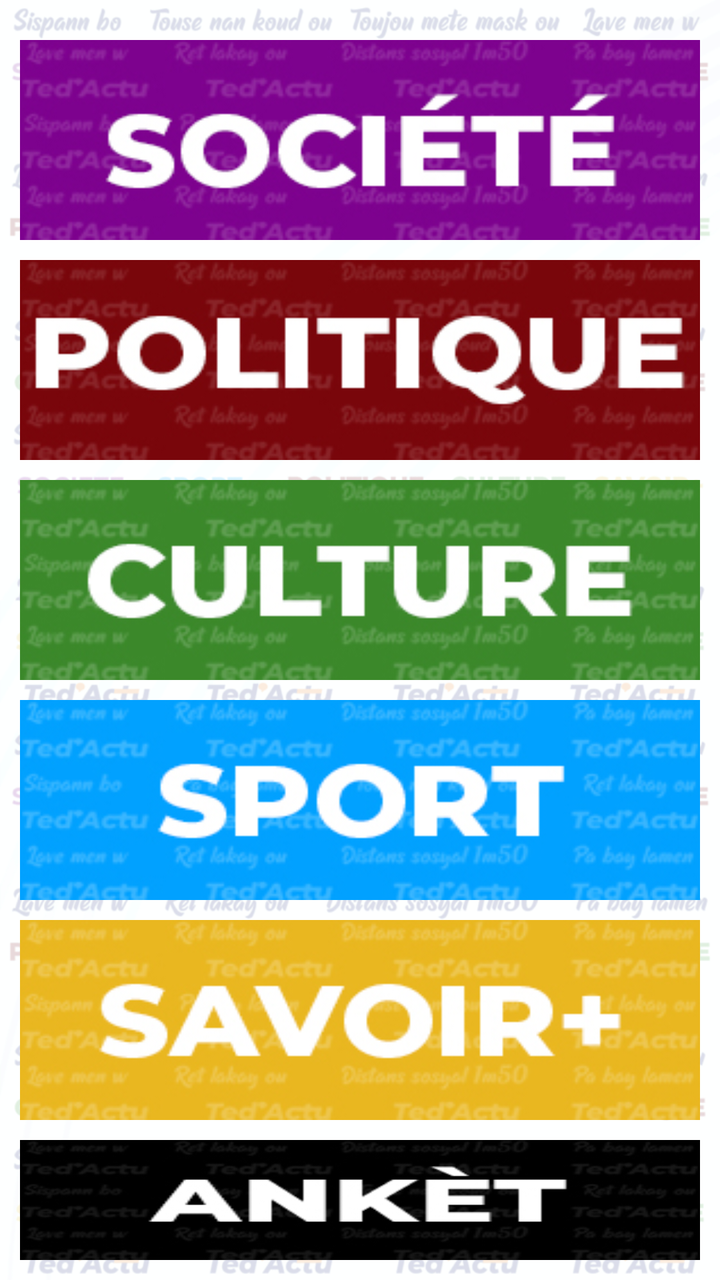
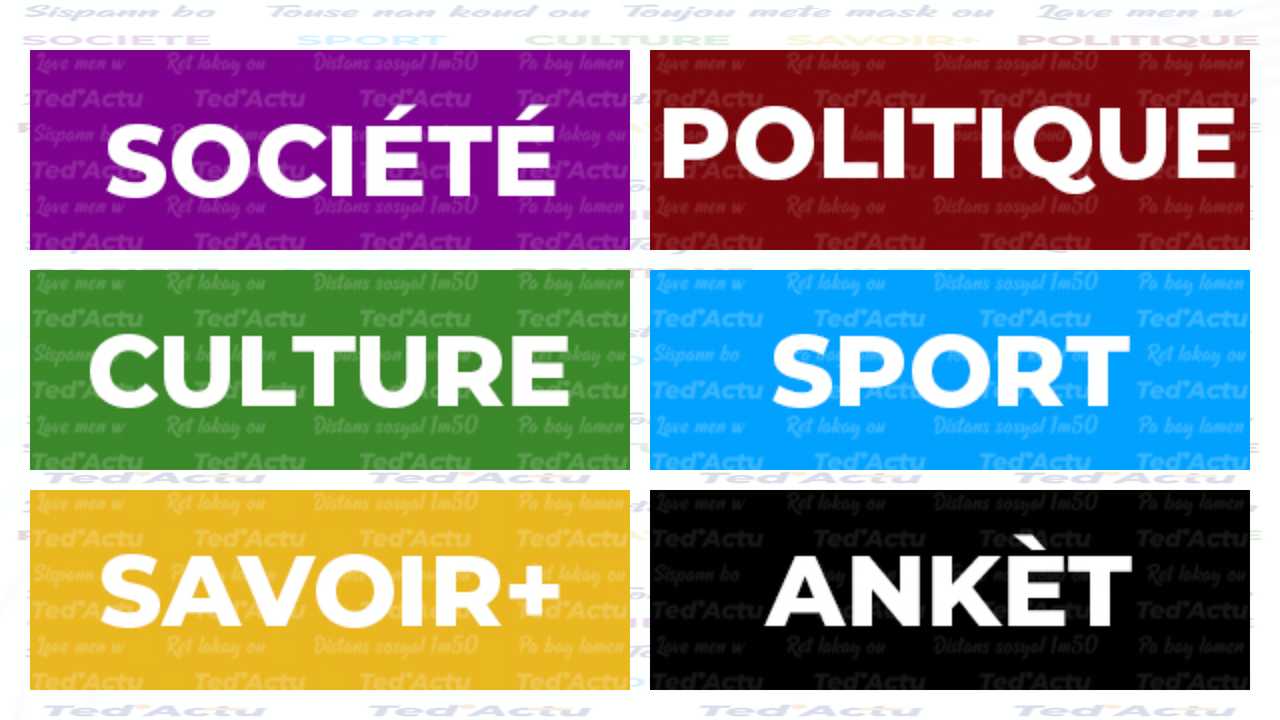

One screen, two layout resources from the same app: the default and the repository's alternative for another configuration. Each is rendered where Android would select it; the XML of both is given below.
<!-- AndroidManifest.xml: application theme AppTheme -->
<!-- res/layout/fragment_categories.xml -->
<?xml version="1.0" encoding="utf-8"?>
<LinearLayout
    xmlns:android="http://schemas.android.com/apk/res/android"
    android:layout_width="match_parent"
    android:layout_height="match_parent"
    android:gravity="center"
    android:orientation="vertical"
    android:padding="10dp"
    android:background="@drawable/portaitbg">

    



    <ImageView
        android:id="@+id/imgsociete"
        android:layout_marginTop="10dp"
        android:layout_width="match_parent"
        android:layout_height="wrap_content"
        android:scaleType="fitXY"
        android:src="@drawable/societe"/>

    <ImageView
        android:id="@+id/imgpolitique"
        android:layout_marginTop="10dp"
        android:layout_width="match_parent"
        android:layout_height="wrap_content"
        android:scaleType="fitXY"
        android:onClick="onPolitique"
        android:src="@drawable/politique"/>

    <ImageView
        android:id="@+id/imgculture"
        android:layout_marginTop="10dp"
        android:layout_width="match_parent"
        android:layout_height="wrap_content"
        android:scaleType="fitXY"
        android:src="@drawable/culture"/>

    <ImageView
        android:id="@+id/imgsport"
        android:layout_marginTop="10dp"
        android:layout_width="match_parent"
        android:layout_height="wrap_content"
        android:scaleType="fitXY"
        android:src="@drawable/sport"/>

    <ImageView
        android:id="@+id/imgsavoirplus"
        android:layout_marginTop="10dp"
        android:layout_width="match_parent"
        android:layout_height="wrap_content"
        android:scaleType="fitXY"
        android:src="@drawable/savoir"/>

    <ImageView
        android:id="@+id/imganket"
        android:layout_marginTop="10dp"
        android:layout_width="match_parent"
        android:layout_height="wrap_content"
        android:scaleType="fitXY"
        android:src="@drawable/anket"/>

</LinearLayout>
<!-- resources referenced by this layout -->
<resources>
  <!-- drawable anket: jpg bitmap (drawable-v24, 32690 bytes) -->
  <!-- drawable culture: jpg bitmap (drawable-v24, 45155 bytes) -->
  <!-- drawable politique: jpg bitmap (drawable-v24, 44354 bytes) -->
  <!-- drawable portaitbg: png bitmap (drawable-v24, 443526 bytes) -->
  <!-- drawable savoir: jpg bitmap (drawable-v24, 48315 bytes) -->
  <!-- drawable societe: jpg bitmap (drawable-v24, 50439 bytes) -->
  <!-- drawable sport: jpg bitmap (drawable-v24, 52465 bytes) -->
  <style name="AppTheme" parent="Theme.AppCompat.Light.NoActionBar">
          
          <item name="colorPrimary">@color/colorPrimary</item>
          <item name="colorPrimaryDark">@color/colorPrimaryDark</item>
          <item name="colorAccent">@color/colorAccent</item>
      </style>
  <color name="colorPrimary">#011746</color>
  <color name="colorPrimaryDark">#071D4B</color>
  <color name="colorAccent">#FC7823</color>
</resources>
<!-- res/layout-land/fragment_categories.xml (the repository's variant of the layout above) -->
<!-- drawn on the phone turned sideways -->
<?xml version="1.0" encoding="utf-8"?>
<RelativeLayout
    xmlns:android="http://schemas.android.com/apk/res/android"
    android:layout_width="match_parent"
    android:layout_height="match_parent"
    android:gravity="center"
    android:orientation="vertical"
    android:padding="10dp"
    android:background="@drawable/portaitbg">

    

    <ImageView
        android:id="@+id/imgsociete"
        android:layout_marginTop="10dp"
        android:layout_width="wrap_content"
        android:layout_height="wrap_content"
        android:layout_alignParentStart="true"
        android:src="@drawable/societe"/>

    <ImageView
        android:layout_toRightOf="@+id/imgsociete"
        android:layout_marginTop="10dp"
        android:layout_marginLeft="10dp"
        android:id="@+id/imgpolitique"
        android:layout_width="wrap_content"
        android:layout_height="wrap_content"
        android:src="@drawable/politique"/>

    <ImageView
        android:layout_below="@+id/imgsociete"
        android:id="@+id/imgculture"
        android:layout_marginTop="10dp"
        android:layout_width="wrap_content"
        android:layout_height="wrap_content"
        android:src="@drawable/culture"/>

    <ImageView
        android:layout_toRightOf="@+id/imgculture"
        android:layout_marginLeft="10dp"
        android:layout_below="@id/imgpolitique"
        android:id="@+id/imgsport"
        android:layout_marginTop="10dp"
        android:layout_width="wrap_content"
        android:layout_height="wrap_content"
        android:src="@drawable/sport"/>

    <ImageView
        android:layout_below="@id/imgculture"
        android:id="@+id/imgsavoirplus"
        android:layout_marginTop="10dp"
        android:layout_width="wrap_content"
        android:layout_height="wrap_content"
        android:src="@drawable/savoir"/>

    <ImageView
        android:layout_toRightOf="@+id/imgsavoirplus"
        android:layout_marginLeft="10dp"
        android:layout_below="@+id/imgsport"
        android:id="@+id/imganket"
        android:layout_marginTop="10dp"
        android:layout_width="wrap_content"
        android:layout_height="wrap_content"
        android:src="@drawable/anket"/>

</RelativeLayout>
